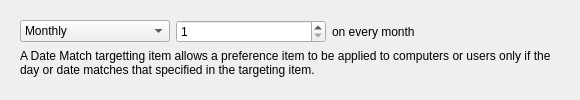
<?xml version="1.0" encoding="UTF-8"?>
<ui version="4.0">
 <class>DateMatchWidget</class>
 <widget class="QWidget" name="DateMatchWidget">
  <property name="geometry">
   <rect>
    <x>0</x>
    <y>0</y>
    <width>576</width>
    <height>100</height>
   </rect>
  </property>
  <property name="sizePolicy">
   <sizepolicy hsizetype="Preferred" vsizetype="Preferred">
    <horstretch>0</horstretch>
    <verstretch>0</verstretch>
   </sizepolicy>
  </property>
  <property name="minimumSize">
   <size>
    <width>0</width>
    <height>100</height>
   </size>
  </property>
  <property name="windowTitle">
   <string>Form</string>
  </property>
  <layout class="QGridLayout" name="gridLayout_4">
   <item row="0" column="0">
    <widget class="QStackedWidget" name="stackedWidget">
     <property name="currentIndex">
      <number>1</number>
     </property>
     <widget class="QWidget" name="page">
      <layout class="QGridLayout" name="gridLayout_3">
       <item row="0" column="0">
        <widget class="QComboBox" name="periodicComboBox_3">
         <property name="sizePolicy">
          <sizepolicy hsizetype="Fixed" vsizetype="Fixed">
           <horstretch>0</horstretch>
           <verstretch>0</verstretch>
          </sizepolicy>
         </property>
         <property name="minimumSize">
          <size>
           <width>150</width>
           <height>0</height>
          </size>
         </property>
         <item>
          <property name="text">
           <string>Weekly</string>
          </property>
         </item>
         <item>
          <property name="text">
           <string>Monthly</string>
          </property>
         </item>
         <item>
          <property name="text">
           <string>On date</string>
          </property>
         </item>
        </widget>
       </item>
       <item row="0" column="1">
        <widget class="QDateEdit" name="dateEdit">
         <property name="minimumSize">
          <size>
           <width>150</width>
           <height>0</height>
          </size>
         </property>
         <property name="displayFormat">
          <string>dd/MM/yyyy</string>
         </property>
         <property name="calendarPopup">
          <bool>true</bool>
         </property>
         <property name="date">
          <date>
           <year>2022</year>
           <month>5</month>
           <day>31</day>
          </date>
         </property>
        </widget>
       </item>
       <item row="0" column="2">
        <widget class="QCheckBox" name="checkBox">
         <property name="text">
          <string>every year</string>
         </property>
        </widget>
       </item>
       <item row="1" column="0" colspan="3">
        <widget class="QLabel" name="label_3">
         <property name="text">
          <string>A Date Match targetting item allows a preference item to be applied to computers or users only if the day or date matches that specified in the targeting item.</string>
         </property>
         <property name="wordWrap">
          <bool>true</bool>
         </property>
        </widget>
       </item>
      </layout>
     </widget>
     <widget class="QWidget" name="page_2">
      <layout class="QGridLayout" name="gridLayout_2">
       <item row="0" column="0">
        <widget class="QComboBox" name="periodicComboBox_2">
         <property name="sizePolicy">
          <sizepolicy hsizetype="Fixed" vsizetype="Fixed">
           <horstretch>0</horstretch>
           <verstretch>0</verstretch>
          </sizepolicy>
         </property>
         <property name="minimumSize">
          <size>
           <width>150</width>
           <height>0</height>
          </size>
         </property>
         <property name="currentIndex">
          <number>1</number>
         </property>
         <item>
          <property name="text">
           <string>Weekly</string>
          </property>
         </item>
         <item>
          <property name="text">
           <string>Monthly</string>
          </property>
         </item>
         <item>
          <property name="text">
           <string>On date</string>
          </property>
         </item>
        </widget>
       </item>
       <item row="0" column="1">
        <widget class="QSpinBox" name="monthspinBox">
         <property name="sizePolicy">
          <sizepolicy hsizetype="Fixed" vsizetype="Fixed">
           <horstretch>0</horstretch>
           <verstretch>0</verstretch>
          </sizepolicy>
         </property>
         <property name="minimumSize">
          <size>
           <width>150</width>
           <height>0</height>
          </size>
         </property>
         <property name="minimum">
          <number>1</number>
         </property>
         <property name="maximum">
          <number>36</number>
         </property>
        </widget>
       </item>
       <item row="0" column="2">
        <widget class="QLabel" name="monthLabel">
         <property name="text">
          <string>on every month</string>
         </property>
        </widget>
       </item>
       <item row="1" column="0" colspan="3">
        <widget class="QLabel" name="label_2">
         <property name="text">
          <string>A Date Match targetting item allows a preference item to be applied to computers or users only if the day or date matches that specified in the targeting item.</string>
         </property>
         <property name="wordWrap">
          <bool>true</bool>
         </property>
        </widget>
       </item>
      </layout>
     </widget>
     <widget class="QWidget" name="page_3">
      <layout class="QGridLayout" name="gridLayout">
       <item row="0" column="0">
        <widget class="QComboBox" name="periodicComboBox">
         <property name="sizePolicy">
          <sizepolicy hsizetype="Fixed" vsizetype="Fixed">
           <horstretch>0</horstretch>
           <verstretch>0</verstretch>
          </sizepolicy>
         </property>
         <property name="minimumSize">
          <size>
           <width>150</width>
           <height>0</height>
          </size>
         </property>
         <item>
          <property name="text">
           <string>Weekly</string>
          </property>
         </item>
         <item>
          <property name="text">
           <string>Monthly</string>
          </property>
         </item>
         <item>
          <property name="text">
           <string>On date</string>
          </property>
         </item>
        </widget>
       </item>
       <item row="1" column="0" colspan="3">
        <widget class="QLabel" name="label">
         <property name="text">
          <string>A Date Match targeting item allows a preference item to be applied to computers or users only if the day or date matches that specified in the targeting item.</string>
         </property>
         <property name="wordWrap">
          <bool>true</bool>
         </property>
        </widget>
       </item>
       <item row="0" column="1">
        <widget class="QComboBox" name="dayComboBox">
         <property name="sizePolicy">
          <sizepolicy hsizetype="Fixed" vsizetype="Fixed">
           <horstretch>0</horstretch>
           <verstretch>0</verstretch>
          </sizepolicy>
         </property>
         <property name="minimumSize">
          <size>
           <width>150</width>
           <height>0</height>
          </size>
         </property>
         <item>
          <property name="text">
           <string>Sunday</string>
          </property>
         </item>
         <item>
          <property name="text">
           <string>Monday</string>
          </property>
         </item>
         <item>
          <property name="text">
           <string>Tuesday</string>
          </property>
         </item>
         <item>
          <property name="text">
           <string>Wednesday</string>
          </property>
         </item>
         <item>
          <property name="text">
           <string>Thursday</string>
          </property>
         </item>
         <item>
          <property name="text">
           <string>Friday</string>
          </property>
         </item>
         <item>
          <property name="text">
           <string>Saturday</string>
          </property>
         </item>
        </widget>
       </item>
      </layout>
     </widget>
    </widget>
   </item>
   <item row="1" column="0">
    <spacer name="verticalSpacer">
     <property name="orientation">
      <enum>Qt::Vertical</enum>
     </property>
     <property name="sizeHint" stdset="0">
      <size>
       <width>558</width>
       <height>137</height>
      </size>
     </property>
    </spacer>
   </item>
  </layout>
 </widget>
 <resources/>
 <connections/>
</ui>
